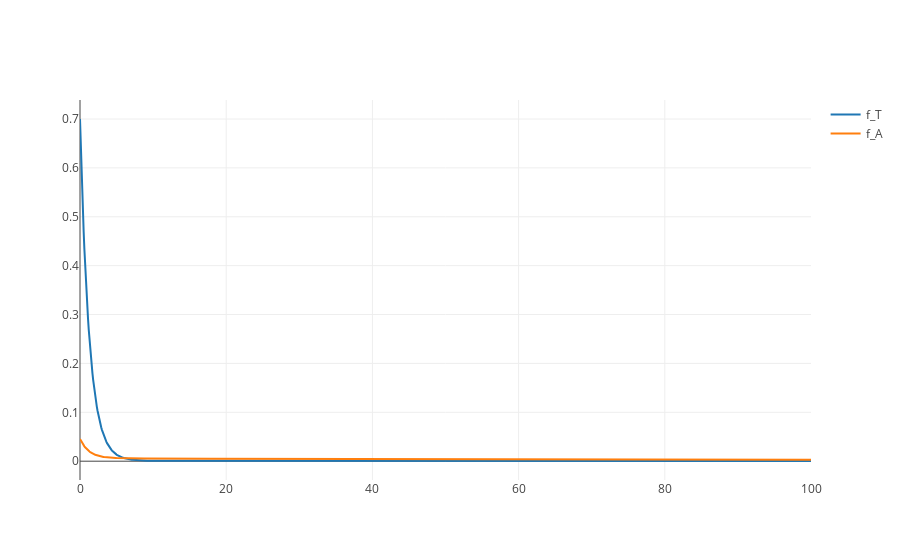

Notebook cell for this chart:
### Markdown cell above
We can now finally make the interactive plot with plotly.

### Code cell
from plotly.offline import init_notebook_mode, iplot
import plotly.graph_objs as go
init_notebook_mode(connected=True)

l_T = go.Scatter(x = times, y = values_T, name = 'f_T', mode = 'lines')
l_A = go.Scatter(x = times, y = values_A, name = 'f_A', mode = 'lines')

iplot([l_T, l_A])

### Figure 1 — Plotly figure (JSON) as saved in the notebook; plotly's stock layout.template omitted (floating-point values rounded to 4 significant figures; data arrays with more than 128 entries replaced by an {"elided": "..."} marker saying what was removed)
{"data": [{"mode": "lines", "name": "f_T", "type": "scatter", "x": {"elided": "1001 float values"}, "y": {"elided": "1001 float values"}}, {"mode": "lines", "name": "f_A", "type": "scatter", "x": {"elided": "1001 float values"}, "y": {"elided": "1001 float values"}}], "layout": {}}
